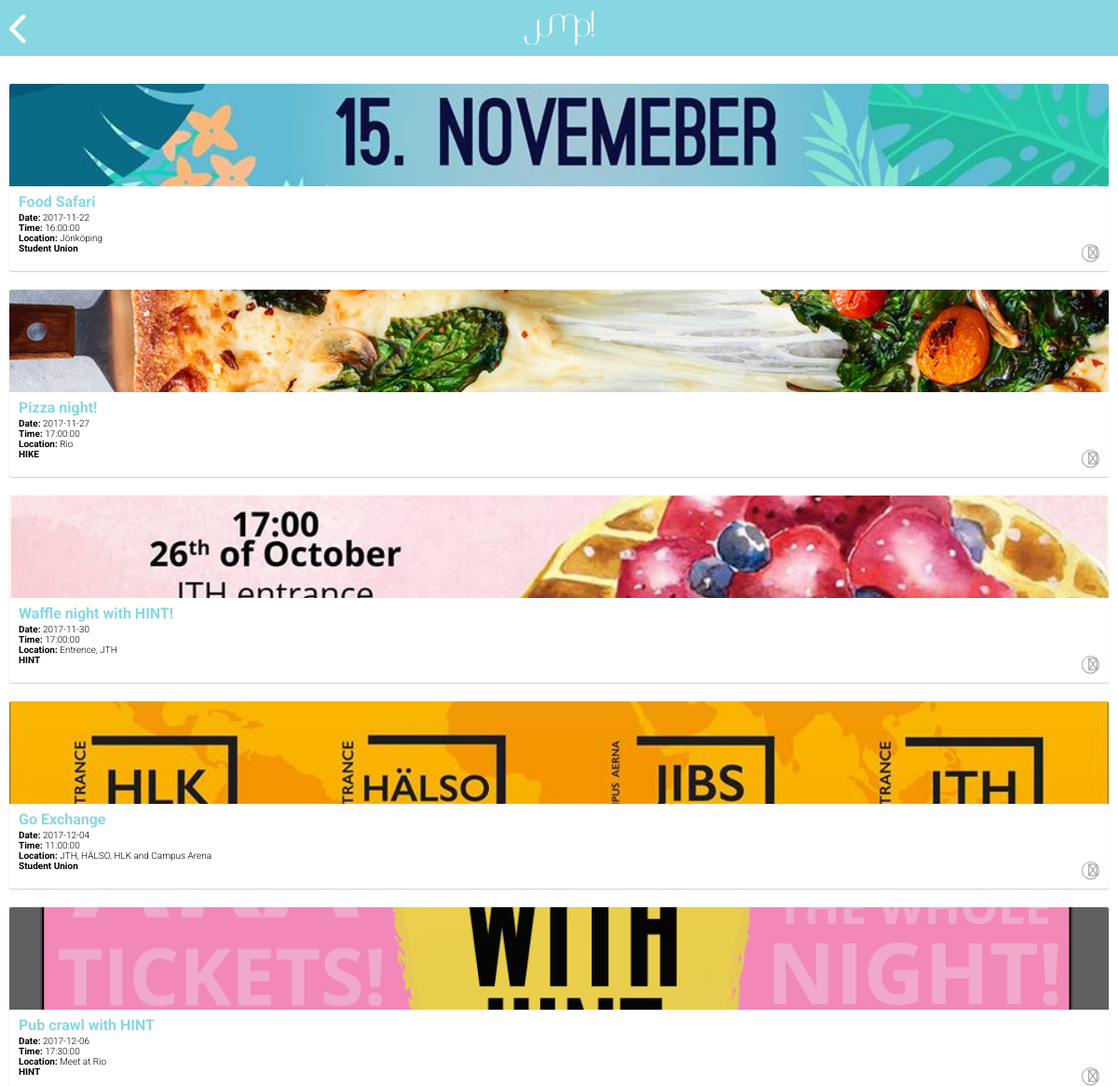
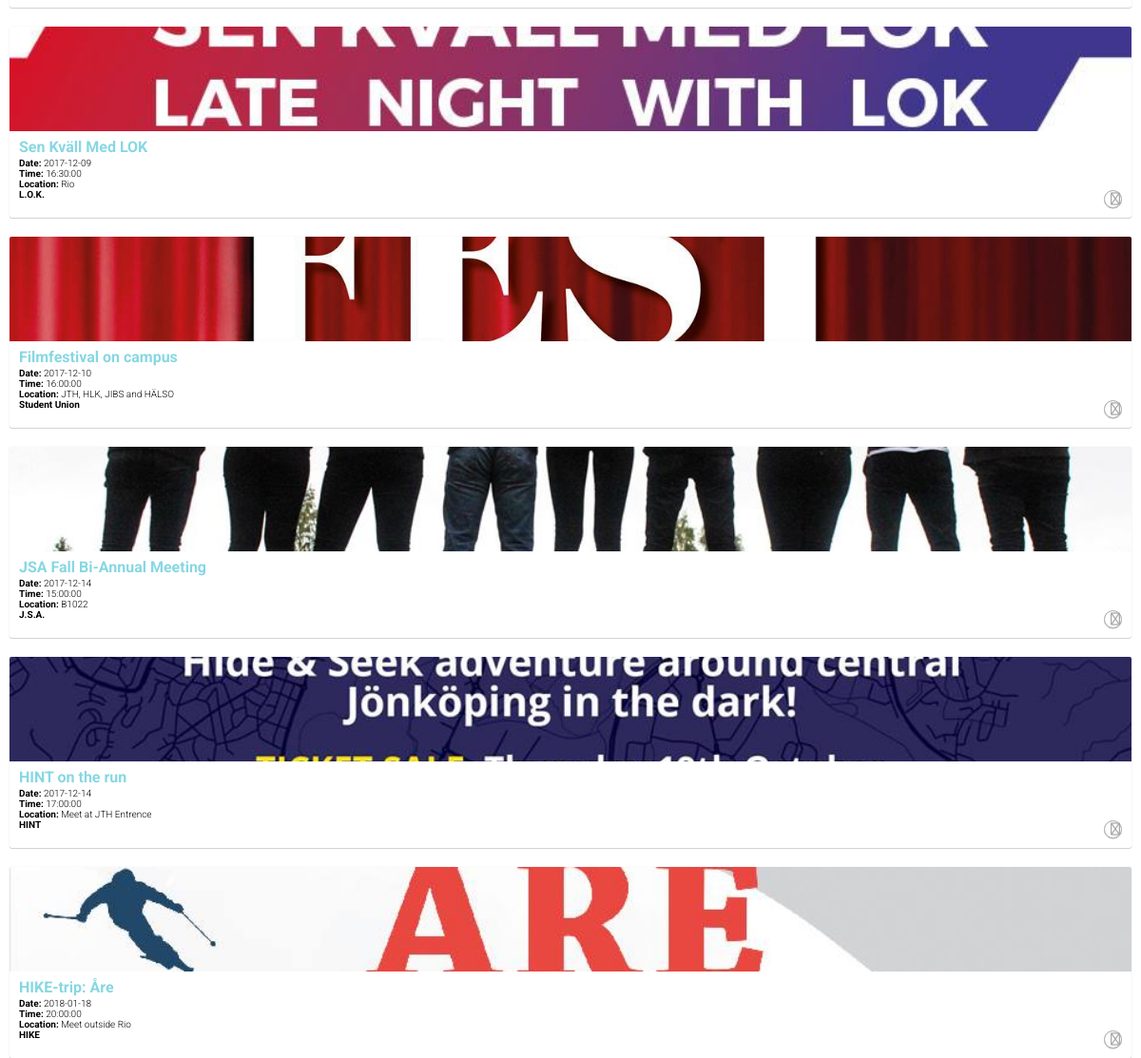
Screenshot of /EventOverview.php with the database file from the repository (2 pictures, top to bottom).
### tables this page shows
CREATE TABLE `Events` (
  `eventID` int(11) NOT NULL,
  `title` char(255) NOT NULL,
  `description` varchar(2000) NOT NULL,
  `startdate` date NOT NULL,
  `enddate` int(11) NOT NULL,
  `time` time NOT NULL,
  `price` int(11) NOT NULL,
  `location` char(255) NOT NULL,
  `image` varchar(255) NOT NULL,
  `link` char(255) NOT NULL,
  `host` char(255) NOT NULL,
  `school` int(1) NOT NULL,
  `country` int(11) NOT NULL
);

### EventOverview.php (the view, shortened to what this page needs)
<?php
include("header.php");
@ $db = new mysqli($dbserver, $dbuser, $dbpass, $dbname);
?>
<div id="top" class="logo">
    <a href="index.php"><i class="fa fa-chevron-left" aria-hidden="true"></i></a>
</div>
<div class="allEvents">
<?php
    $query = "SELECT eventID, title, description, startdate, enddate, time, price, location, image, link, host FROM Events ORDER by startdate, time";
    $stmt = $db->prepare($query);
    $stmt->bind_result($eventID, $title, $description, $startdate, $enddate, $time, $price, $location, $image, $link, $host);
    $stmt->execute();
    while($stmt->fetch()){ ?>
       <div class="eventContainerOne">
          <div class="imgContainer" style="background-image: url('uploadedfiles/<?php echo "$image"; ?>');"></div>
          <div class="infoContainer">
              <div class="eventTitle">
                 <?php
                 echo "<h4>$title</h4> <p><strong>Date:</strong> $startdate</p> <p><strong>Time: </strong> $time</p> <p><strong>Location: </strong> $location</p><p class='descriptionHost'><strong>$host</strong>
                 </p>";
                  ?>
              </div>
              <button href="#" class="expanderBtn">
                  <i class="fa fa-angle-down" aria-hidden="true"></i>
              </button>
          </div>
       </div>
   <?php  } ?>
</div>
<?php
include("footer.php");
?>

### css/main.css (style rules this page uses)
body { margin: 0; padding: 0; }
p { margin: 0; padding: 0; padding-left: 10px; font-family: 'Roboto', sans-serif; font-size: 10px; font-weight: 300; }
h4 { font-family: 'Roboto', sans-serif; margin: 7px 0px 2px; padding-left: 10px; color: #87d7e2; }
a { text-decoration: none; }
div.allEvents { background-size: cover; background-repeat: no-repeat; background-position: center center; width: 100vw; height: 100vh; padding: 10px; box-sizing: border-box; margin-top: 60px; }
div.allEvents div.eventContainer, div.allEvents div.eventContainerFirst, div.allEvents div.eventContainerOne { width: 100%; box-shadow: 0px 0.5px 1px #a9a9a9; border-radius: 2px; margin-top: 20px; position: relative; }
div.allEvents div.eventContainer div.imgContainer, div.allEvents div.eventContainerFirst div.imgContainer, div.allEvents div.eventContainerOne div.imgContainer { background-size: cover; background-repeat: no-repeat; background-position: center center; width: 100%; height: 50px; border-radius: 2px 2px 0 0; }
div.allEvents div.eventContainer div.infoContainer, div.allEvents div.eventContainerFirst div.infoContainer, div.allEvents div.eventContainerOne div.infoContainer { overflow: hidden; }
div.allEvents div.eventContainer div.infoContainer button.expanderBtn, div.allEvents div.eventContainerFirst div.infoContainer button.expanderBtn, div.allEvents div.eventContainerOne div.infoContainer button.expanderBtn { margin: -10px 10px 10px 10px; float: right; width: 19px; height: 19px; background: none; border: solid 0.4px #a9a9a9; border-radius: 10px; box-shadow: 0px 0.5px 0.5px #a9a9a9; text-align: center; vertical-align: middle; align-content: center; }
div.allEvents div.eventContainer div.infoContainer button.expanderBtn i.fa.fa-angle-down, div.allEvents div.eventContainerFirst div.infoContainer button.expanderBtn i.fa.fa-angle-down, div.allEvents div.eventContainerOne div.infoContainer button.expanderBtn i.fa.fa-angle-down { color: #a9a9a9; font-weight: 100; }
#top { background-color: #87d7e2; width: 100%; height: 60px; z-index: 100; position: fixed; top: 0; left: 0; }
#top .fa.fa-chevron-left { color: #ffffff; font-size: 35px; margin-left: 10px; margin-top: 14px; }
.logo { background-image: url(../img/logo_white.png); height: 50px; background-size: contain; background-repeat: no-repeat; background-position: center center; }
div.eventTitle h4 { font-family: 'Roboto', sans-serif; margin: 7px 0 2px; padding-left: 10px; color: #87d7e2; }
div.eventTitle p { padding-left: 10px; }
div.allEvents div.eventContainer div.imgContainer, div.allEvents div.eventContainerFirst div.imgContainer, div.allEvents div.eventContainerOne div.imgContainer { background-size: cover; background-repeat: no-repeat; background-position: center center; width: 100%; height: 110px; border-radius: 2px 2px 0 0; }

### rows the page displays
events: image (picture), title "Food Safari", startdate "2017-11-22", time "16:00:00", location "Jönköping", host "Student Union"
events: image (picture), title "Pizza night!", startdate "2017-11-27", time "17:00:00", location "Rio", host "HIKE"
events: image (picture), title "Waffle night with HINT!", startdate "2017-11-30", time "17:00:00", location "Entrence, JTH", host "HINT"
events: image (picture), title "Go Exchange", startdate "2017-12-04", time "11:00:00", location "JTH, HÄLSO, HLK and Campus Arena", host "Student Union"
events: image (picture), title "Pub crawl with HINT", startdate "2017-12-06", time "17:30:00", location "Meet at Rio", host "HINT"
events: image (picture), title "Sen Kväll Med LOK", startdate "2017-12-09", time "16:30:00", location "Rio", host "L.O.K."
events: image (picture), title "Filmfestival on campus", startdate "2017-12-10", time "16:00:00", location "JTH, HLK, JIBS and HÄLSO", host "Student Union"
events: image (picture), title "JSA Fall Bi-Annual Meeting", startdate "2017-12-14", time "15:00:00", location "B1022", host "J.S.A."
events: image (picture), title "HINT on the run", startdate "2017-12-14", time "17:00:00", location "Meet at JTH Entrence", host "HINT"
events: image (picture), title "HIKE-trip: Åre", startdate "2018-01-18", time "20:00:00", location "Meet outside Rio", host "HIKE"
